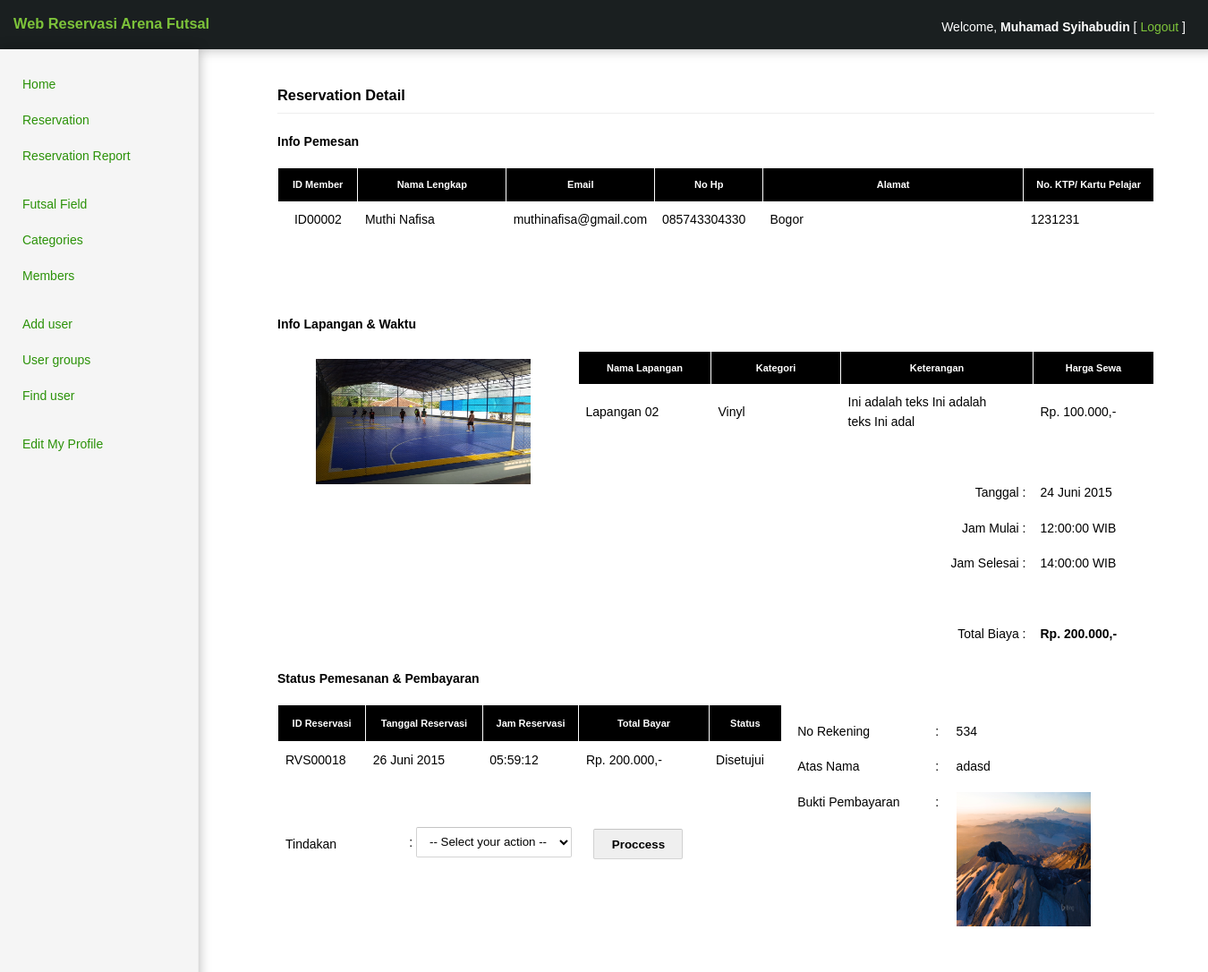
Page /admin/admin.php?p=reservasi_detail&id=RVS00018 (signed in) on the committed database.
### tables this page shows
CREATE TABLE IF NOT EXISTS `reservasi` (
  `id_reservasi` varchar(8) NOT NULL,
  `id_session` varchar(100) NOT NULL,
  `id_member` varchar(7) NOT NULL,
  `id_lapangan` varchar(6) NOT NULL,
  `tgl_reservasi` date NOT NULL,
  `jam_reservasi` time NOT NULL,
  `tanggal` date NOT NULL,
  `jam_mulai` time NOT NULL,
  `jam_selesai` time NOT NULL,
  `total` double NOT NULL,
  `status` varchar(50) NOT NULL,
  `id` int(4) NOT NULL AUTO_INCREMENT,
  PRIMARY KEY (`id`)
);

CREATE TABLE IF NOT EXISTS `member2` (
  `id_member` varchar(7) NOT NULL,
  `namalengkap` varchar(100) NOT NULL,
  `username` varchar(20) NOT NULL,
  `password` varchar(30) NOT NULL,
  `email` varchar(50) NOT NULL,
  `no_hp` varchar(15) NOT NULL,
  `alamat` text NOT NULL,
  `no_ktp` varchar(20) NOT NULL,
  `id` int(4) NOT NULL AUTO_INCREMENT,
  PRIMARY KEY (`id`)
);

CREATE TABLE IF NOT EXISTS `lapangan` (
  `id_lapangan` varchar(6) NOT NULL,
  `nm_lapangan` varchar(100) NOT NULL,
  `gambar` varchar(100) NOT NULL,
  `keterangan` text NOT NULL,
  `id_kategori` varchar(6) NOT NULL,
  `harga` double NOT NULL,
  `id` int(3) NOT NULL AUTO_INCREMENT,
  PRIMARY KEY (`id`)
);

CREATE TABLE IF NOT EXISTS `kategori` (
  `id_kategori` varchar(6) NOT NULL,
  `kategori` varchar(100) NOT NULL,
  `id` int(4) NOT NULL AUTO_INCREMENT,
  PRIMARY KEY (`id`)
);

CREATE TABLE IF NOT EXISTS `pembayaran` (
  `id_reservasi` varchar(8) NOT NULL,
  `no_rek` varchar(20) NOT NULL,
  `atas_nama` varchar(100) NOT NULL,
  `gambar_bukti` varchar(100) NOT NULL,
  PRIMARY KEY (`id_reservasi`)
);

### lib/inc.librari.php (called while the page is built, shortened)
<?php
function format_angka($angka) {
	$hasil =  number_format($angka,0, ",",".");
	return $hasil;
}
?>

### lib/tgl_indo.php (called while the page is built, shortened)
<?php
	function tgl_indo($tgl){
			$tanggal = substr($tgl,8,2);
			$bulan = getBulan(substr($tgl,5,2));
			$tahun = substr($tgl,0,4);
			return $tanggal.' '.$bulan.' '.$tahun;
	}
	function getBulan($bln){
				switch ($bln){
					case 6:
						return "Juni";
						break;
				}
			}
?>

### admin/modul/reservasi_d.php (the view, shortened to what this page needs)
<?php
include "../lib/tgl_indo.php";
include "../lib/inc.librari.php";
$id = $_GET['id'];
$tampil = mysql_query("SELECT * FROM reservasi, lapangan, kategori, member2 WHERE reservasi.id_lapangan = lapangan.id_lapangan AND lapangan.id_kategori = kategori.id_kategori AND reservasi.id_member = member2.id_member AND reservasi.id_reservasi = '$id'") or die ("Gagal".mysql_error());
$r = mysql_fetch_array($tampil);
?>
<form id="form" enctype="multipart/form-data" method="post" action="?p=aksi&id=<?php echo $r['id_reservasi'];?>">
<h3 class="page-header"> <a href="?p=reservasi_l"> Reservation Detail </a></h3>
	<h4>Info Pemesan</h4>
	<table width="912" align="center">
		<tr>
		  <th width="74" bgcolor="#000000"><span class="style1">ID Member</span></th>
		  <th width="150" bgcolor="#000000"><span class="style1">Nama Lengkap</span></th>
		  <th width="150" bgcolor="#000000"><span class="style1">Email</span></th>
		  <th width="105" bgcolor="#000000"><span class="style1">No Hp</span></th>
		  <th width="275" bgcolor="#000000"><span class="style1">Alamat</span></th>
		  <th width="130" bgcolor="#000000"><span class="style1">No. KTP/ Kartu Pelajar</span></th>
		</tr>
		<tr>
		  <td align="center"><?php echo $r['id_member'];?></td>
		  <td><?php echo $r['namalengkap'];?></td>
		  <td><?php echo $r['email'];?></td>
		  <td><?php echo $r['no_hp'];?></td>
		  <td><?php echo $r['alamat'];?></td>
		  <td><?php echo $r['no_ktp'];?></td>
		</tr>
</table>
	  <br /><br /><br />
	  <h4>Info Lapangan & Waktu</h4>
	  <table width="912" align="center">
		<tr>
		  <td rowspan="8" align="center" valign="top"><img src="img/image/<?php echo $r['gambar'];?>" width="240" height="140" />&nbsp;&nbsp;&nbsp;</td>
		  <th width="133" bgcolor="#000000"><span class="style1">Nama Lapangan</span></th>
		  <th width="130" bgcolor="#000000"><span class="style1">Kategori</span></th>
		  <th width="200" bgcolor="#000000"><span class="style1">Keterangan</span></th>
		  <th width="120" bgcolor="#000000"><span class="style1">Harga Sewa</span></th>
		</tr>
		<tr>
		  <td><?php echo $r['nm_lapangan'];?></td>
		  <td><?php echo $r['kategori'];?></td>
		  <td><?php echo substr($r['keterangan'], 0,50);?></td>
		  <td>Rp. <?php echo format_angka($r['harga']);?>,-</td>
	    </tr>
		<tr>
		  <td colspan="4">&nbsp;</td>
	    </tr>
		<tr>
		  <td>&nbsp;</td>
          <td>&nbsp;</td>
          <td> <div align="right">Tanggal : </div></td>
          <td> <?php echo tgl_indo($r['tanggal']);?> </td>
	    </tr>
        <tr>
		  <td>&nbsp;</td>
          <td>&nbsp;</td>
          <td> <div align="right">Jam Mulai : </div></td>
          <td> <?php echo $r['jam_mulai'];?> WIB</td>
	    </tr>
        <tr>
		  <td>&nbsp;</td>
          <td>&nbsp;</td>
          <td> <div align="right">Jam Selesai : </div></td>
          <td> <?php echo $r['jam_selesai'];?> WIB</td>
	    </tr>
		<tr>
		  <td colspan="4">&nbsp;</td>
	    </tr>
		<tr>
		  <td>&nbsp;</td>
		  <td>&nbsp;</td>
          <td> <div align="right">Total Biaya : </div></td>
          <td> <strong>Rp. <?php echo format_angka($r['total']); ?>,- </strong></td>
	    </tr>
      </table>
	  <h4>Status Pemesanan & Pembayaran</h4>
	  <table>
	    <tr>
		  <th>ID Reservasi</th>
		  <th>Tanggal Reservasi</th>
		  <th>Jam Reservasi</th>
		  <th>Total Bayar</th>
		  <th>Status</th>
		  <td rowspan="6">
		  <?php
		  if ($r['status']=='Sudah Konfirmasi' OR $r['status']=='Disetujui') {
		  	$byr = mysql_fetch_array(mysql_query("SELECT * FROM pembayaran WHERE id_reservasi = '$r[id_reservasi]'"));
		  	echo "
		  	<table>
			  <tr>
			    <td>No Rekening</td>
				<td>:</td>
				<td>$byr[no_rek]</td>
			  </tr>
			  <tr>
			    <td>Atas Nama</td>
				<td>:</td>
				<td>$byr[atas_nama]</td>
			  </tr>
			  <tr>
			    <td valign=top>Bukti Pembayaran</td>
				<td valign=top>:</td>
				<td><img src=\"../member/bukti_pembayaran/$byr[gambar_bukti]\" width=\"150\" height=\"150\" /></td>
			  </tr>
			</table>
		  	";
		  } else {
		  	echo "<h2 align=center>Reservasi belum dikonfirmasi</h2>";
		  }
		  ?>
		  </td>
		</tr>
		<tr>
		  <td><?php echo $r['id_reservasi'];?></td>
		  <td><?php echo tgl_indo($r['tgl_reservasi']);?></td>
		  <td><?php echo $r['jam_reservasi'];?></td>
		  <td>Rp. <?php echo format_angka($r['total']);?>,-</td>
		  <td><?php echo $r['status'];?></td>
	    </tr>
		<tr>
		  <td>&nbsp;</td>
		  <td>&nbsp;</td>
		  <td>&nbsp;</td>
		  <td>&nbsp;</td>
		  <td>&nbsp;</td>
		  <td>&nbsp;</td>
		</tr>
		<tr>
		  <td>Tindakan </td>
		  <td align="right" colspan="2">: <select name="aksi">
		  	  <option value="">-- Select your action --</option>
		    </select>
	      </td>
		  <td><input type="submit" name="Submit" id="button1" value="Proccess" /></td>
		  <td>&nbsp;</td>
		  <td>&nbsp;</td>
		</tr>
		<tr>
		  <td>&nbsp;</td>
		  <td>&nbsp;</td>
		  <td>&nbsp;</td>
		  <td>&nbsp;</td>
		  <td>&nbsp;</td>
		  <td>&nbsp;</td>
		</tr>
		<tr>
		  <td>&nbsp;</td>
		  <td>&nbsp;</td>
		  <td>&nbsp;</td>
		  <td>&nbsp;</td>
		  <td>&nbsp;</td>
		  <td>&nbsp;</td>
		</tr>
	  </table><br></form>

### admin/admin.php (shortened to what this page needs)
<?php
if ($_SESSION[bsi]=='Copyright-syihab'){
    if (empty($_SESSION[nm_user]) AND empty($_SESSION[pas_user])) {
        echo "<center>Untuk Mengakses modul, Anda harus login!..<br>";
        echo "<a href=login.php?bsi=welcome><b>LOGIN</b></a></center>";
    } else {
?>
<!DOCTYPE html>
<html>
<head>
  <link rel="stylesheet" type="text/css" href="css/style-admin.css">
  <link rel="stylesheet" type="text/css" href="css/tinyeditor.css" />
  <link type="text/css" rel="stylesheet" href="js/themes/ui-lightness/ui.all.css" />
</head>
<body>
  <div class="wrapper">
  	<div id="header">
  	  <h3> Web Reservasi Arena Futsal </h3> <p>Welcome, <strong><?php echo $_SESSION[nma_lengkap]; ?></strong> [ <a href="modul/logout.php">Logout</a> ]</p>
  	</div>
  	<div id="sidebar">
  	  <div class="nav-sidebar">
        <?php if($_SESSION[leveluser]=='All-Privileges' OR $_SESSION[leveluser]=='User'){ ?>
        <ul>
          <li><a href="?p=home" class="house">Home</a></li>
          <li><a href="../home" class="report">Reservation</a></li>
          <li><a href="?p=reservasi_l" class="report">Reservation Report</a></li>
        </ul>
        <?php } if($_SESSION[leveluser]=='All-Privileges'){  ?>
        <ul>
          <li><a href="?p=lapangan_l" class="cart">Futsal Field</a></li>
          <li><a href="?p=kategori_l" class="folder">Categories</a></li>
          <li><a href="?p=member" class="kota">Members</a></li>
        </ul>
        <?php } if($_SESSION[leveluser]=='All-Privileges'){  ?>
        <ul>
          <li><a href="?p=user" class="useradd">Add user</a></li>
          <li><a href="?p=user_l" class="group">User groups</a></li>
          <li><a href="?p=user_cari" class="search">Find user</a></li>
        </ul>
        <?php } if($_SESSION[leveluser]=='All-Privileges' OR $_SESSION[leveluser]=='User'){ ?>
        <ul>
          <li><a href="?p=profil_l" class="useredit">Edit My Profile</a></li>
        </ul>
        <?php } ?>
  	  </div>
  	</div>
  	<div id="content">
  	  <?php
      include "content.php";
      ?>
  	</div>
  </div>
</body>
</html>
<?php
    }
}else{
    session_start();
    session_destroy();
    header('location:index.php?bsi=denied');
}
?>

### admin/content.php
<?php
$page=$_GET['p'];
if($page==""){
  echo "
  <table>
    <tr>
        <td>
            <h1>Welcome !</h1><br>
            <p>Hi <strong>$_SESSION[nma_lengkap]</strong>, welcome to the Administrator page.</p>
            <br><br><br><br><br><br><br><br><br><br><br><br><br><br>
            <p align=\"right\">";
                function DateToIndo($date) {
                        $BulanIndo = array("Januari", "Februari", "Maret",
                                           "April", "Mei", "Juni",
                                           "Juli", "Agustus", "September",
                                           "Oktober", "November", "Desember");
                        $tahun = substr($date, 0, 4);
                        $bulan = substr($date, 5, 2);
                        $tgl   = substr($date, 8, 2);
                        $result = $tgl . " " . $BulanIndo[(int)$bulan-1] . " ". $tahun;
                        return($result);
                }
                    echo "Login : ";
                    echo(DateToIndo(Date("Y-m-d")));
                    echo " | ";
                    echo Date("H:i:s");
             echo "
            </p>
        </td>
    </tr>
</table>
  ";
}
elseif($page=="home"){ include "modul/index.php"; }
elseif($page=="reservasi_l"){ include "modul/reservasi_l.php"; }
elseif($page=="reservasi_detail"){ include "modul/reservasi_d.php"; }
elseif($page=="reservasi_periode"){ include "modul/reservasi_p.php"; }
elseif($page=="aksi"){ include "modul/aksi.php"; }
elseif($page=="delete"){ include "modul/delete.php"; }
elseif($page=="kategori_l"){ include "modul/kategori_l.php"; }
elseif($page=="kategori"){ include "modul/kategori.php"; }
elseif($page=="kategori_e"){ include "modul/kategori_e.php"; }
elseif($page=="kategori_t"){ include "modul/kategori_t.php"; }
elseif($page=="kategori_es"){ include "modul/kategori_es.php"; }
elseif($page=="lapangan"){ include "modul/lapangan.php"; }
elseif($page=="lapangan_l"){ include "modul/lapangan_l.php"; }
elseif($page=="lapangan_e"){ include "modul/lapangan_e.php"; }
elseif($page=="lapangan_es"){ include "modul/lapangan_es.php"; }
elseif($page=="lapangan_t"){ include "modul/lapangan_t.php"; }
elseif($page=="member"){ include "modul/member.php"; }
elseif($page=="member-detail"){ include "modul/member-detail.php"; }
elseif($page=="user"){ include "modul/user.php"; }
elseif($page=="user_l"){ include "modul/user_l.php"; }
elseif($page=="user_t"){ include "modul/user_t.php"; }
elseif($page=="user_e"){ include "modul/user_e.php"; }
elseif($page=="user_es"){ include "modul/user_es.php"; }
elseif($page=="user_n"){ include "modul/user_n.php"; }
elseif($page=="user_y"){ include "modul/user_y.php"; }
elseif($page=="user_cari"){ include "modul/user_cari.php"; }
elseif($page=="profil_l"){ include "modul/profil_l.php"; }
elseif($page=="profil_e"){ include "modul/profil_e.php"; }
elseif($page=="profil_es"){ include "modul/profil_es.php"; }
else{
  echo "<p><b>MODUL BELUM ADA...</b></p>";
}
?>

### admin/css/style-admin.css (style rules this page uses)
body { font-family: 'Lucida Grande', Tahoma, Verdana, sans-serif; font-size: .875em; line-height: 1.6em; color: #000; margin: 0; }
a { color: #000; text-decoration: none; }
.wrapper { margin: 0; }
#header { background-color: #1a1f20; position: fixed; height: 45px; width: 100%; padding: 5px; box-shadow: 0px 0px 13px rgba(0,0,0,0.3); }
#header p { color: #fff; float: right; margin-right: 30px; }
#header a { text-decoration: none; color: #7dc33a; }
#header h3 { float: left; margin-left: 10px; margin-top: 10px; color: #7dc33a; }
#sidebar { padding: 5px; box-shadow: 0px 0px 13px rgba(0,0,0,0.3); float: left; position: fixed; top: 55px; bottom: 0; left: 0; z-index: 1000; display: block; overflow-x: hidden; overflow-y: auto; background-color: #f5f5f5; border-right: 1px solid #eee; }
.nav-sidebar { margin-right: -20px; margin-bottom: 20px; margin-left: -40px; position: relative; }
.nav-sidebar ul { list-style: none; line-height: 40px; }
.nav-sidebar li a { text-decoration: none; padding-right: 90px; padding-left: 20px; color: #2b9208; }
#content { width: 1000px; min-width: 768px; padding: 10px 40px 10px 300px; margin-top: 55px; float: left; }
.page-header { padding-bottom:9px; margin:20px 0 20px; border-bottom:1px solid #eee; }
.page-header a { color: #000; text-decoration: none; }
table { border-collapse: collapse; margin: 0; width: 100%; }
table th { background-color: #000; color: #fff; border-left: 1px solid #ffffff; border-right: 1px solid #ffffff; font-size: 11px; font-weight: bold; padding: 7px; }
table tr { border-left: 1px solid #ffffff; border-right: 1px solid #ffffff; }
table td { border-bottom: 1px solid #ffffff; border-top: 1px solid #ffffff; color: #000; padding: 8px; }
form { padding:10px; margin:0 auto; }
form#form select { padding: 0 10px; height: 34px; margin-bottom:5px; background: white; border: 1px solid; border-color: #c4c4c4 #d1d1d1 #d4d4d4; border-radius: 2px; }
form#form option { padding: 0 10px; height: 34px; background:#FFF; }
form#form #button1, form#form #button2 { padding-right:5px; cursor:pointer; width:100px; height: 34px; margin-left:8px; font-weight:bold; border: 1px solid; border-color: #c4c4c4 #d1d1d1 #d4d4d4; border-radius: 2px; }

### rows in the picture
reservasi: member2.id_member "ID00002", member2.namalengkap "Muthi Nafisa", member2.email "muthinafisa@gmail.com", member2.no_hp "085743304330", member2.alamat "Bogor", member2.no_ktp "1231231", lapangan.gambar (picture), lapangan.nm_lapangan "Lapangan 02", kategori.kategori "Vinyl", lapangan.keterangan "Ini adalah teks Ini adalah teks Ini adal", lapangan.harga "100.000", tanggal "24 Juni 2015", jam_mulai "12:00:00", jam_selesai "14:00:00", total "200.000", id_reservasi "RVS00018", tgl_reservasi "26 Juni 2015", jam_reservasi "05:59:12", status "Disetujui"
pembayaran: no_rek "534", atas_nama "adasd", gambar_bukti (picture)

### other values in the picture
$_SESSION[nma_lengkap] "Muhamad Syihabudin"
